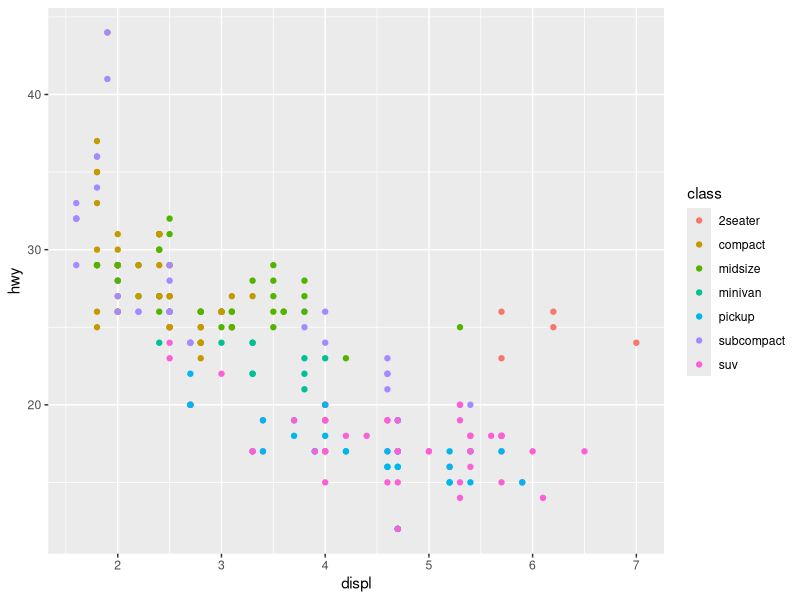
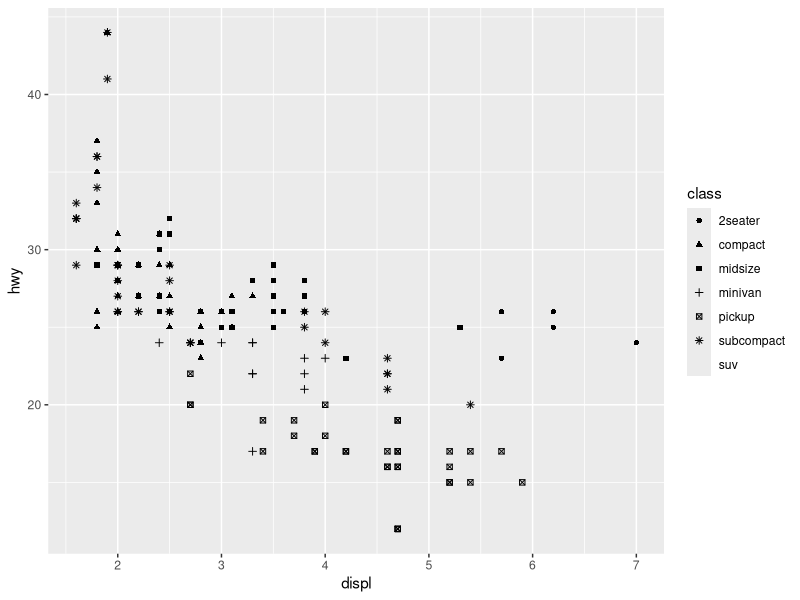
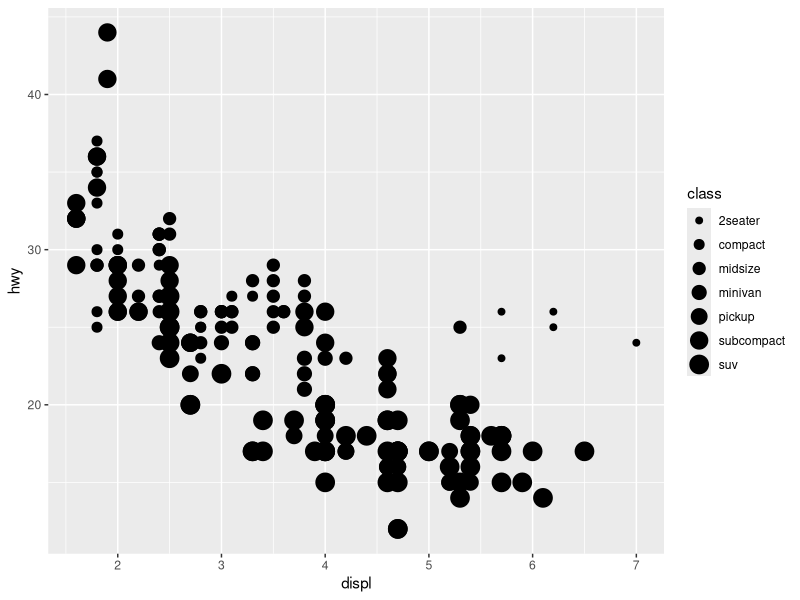
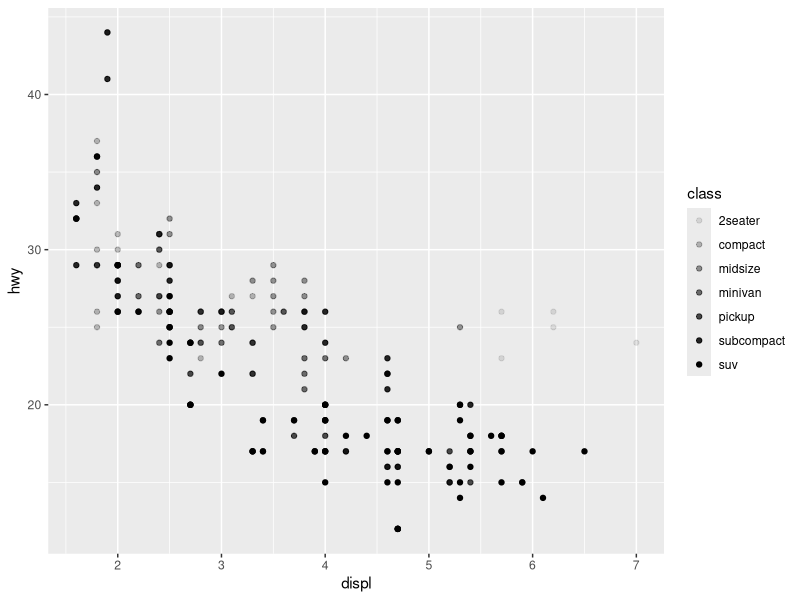
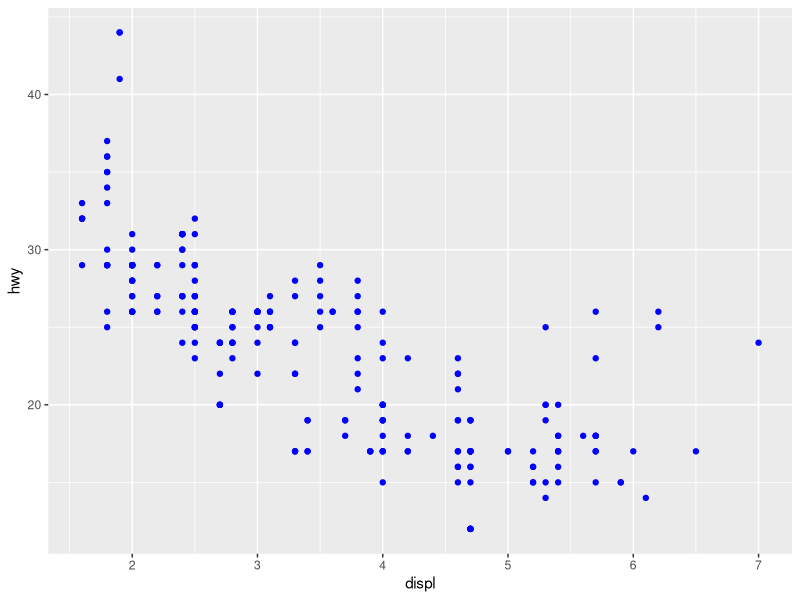
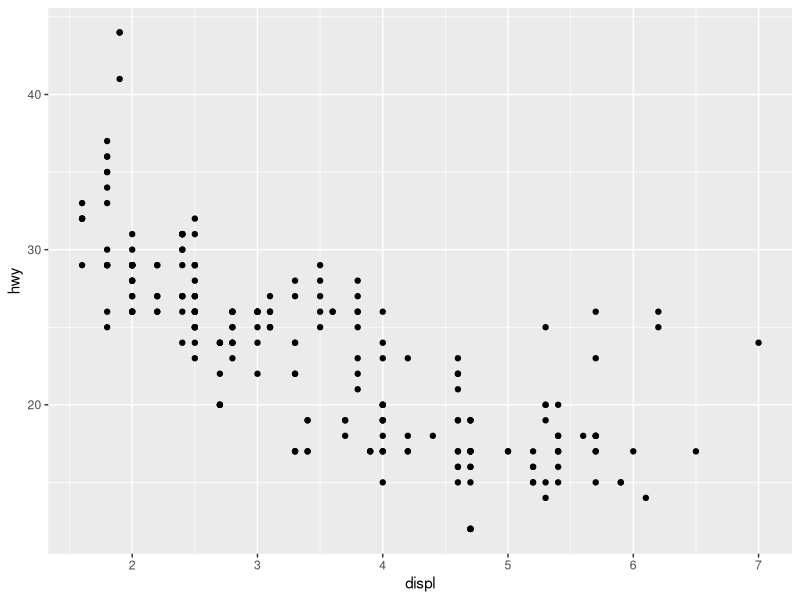
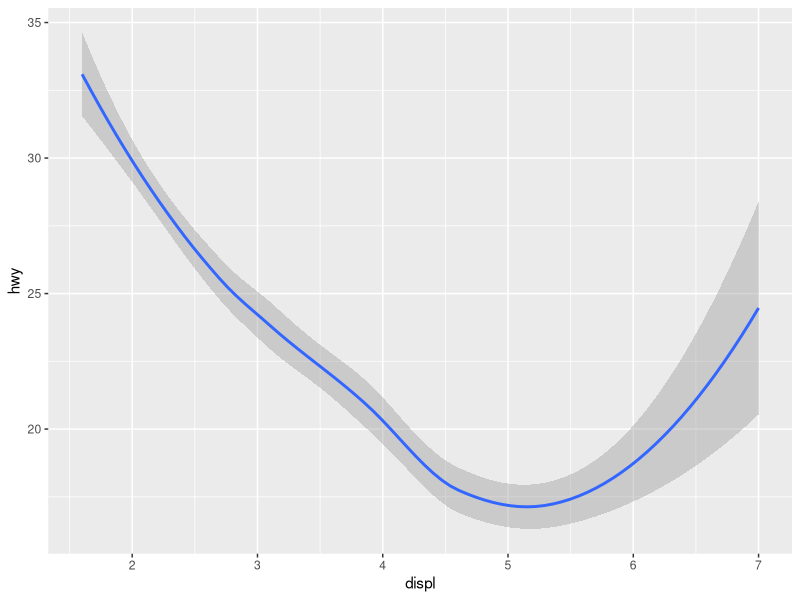
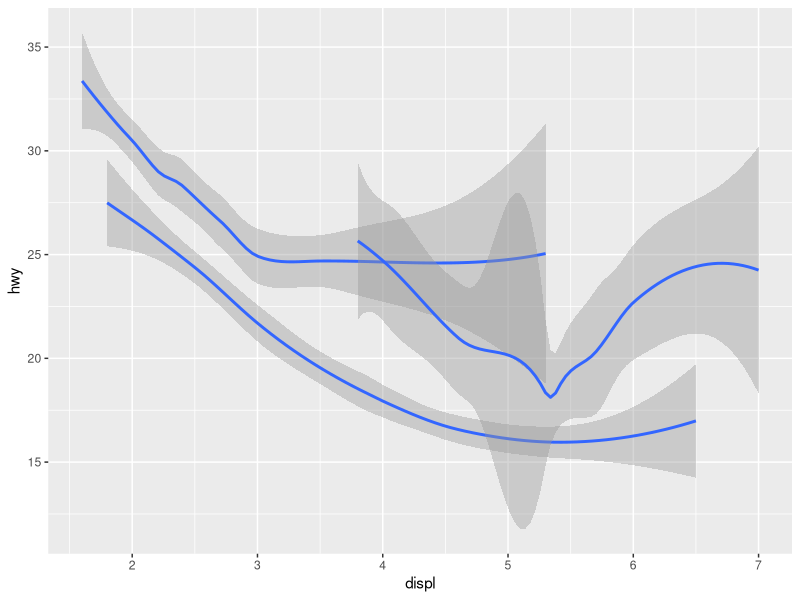

Write the R code that produced these figures, in order.
## ---- chunk 1
library(tidyverse)
## ---- chunk 2
mpg
## ---- chunk 3

par(mar = c(4, 4, .1, .1))

# Left
ggplot(mpg, aes(x = displ, y = hwy, color = class))+
geom_point()

# Right
ggplot(mpg, aes(x = displ, y = hwy, shape = class))+
geom_point()
## ---- chunk 4
par(mar = c(4, 4, .1, .1))

# Left
ggplot(mpg, aes(x = displ, y = hwy, size = class))+
geom_point()

# Right
ggplot(mpg, aes(x = displ, y = hwy, alpha = class))+
geom_point()
## ---- chunk 5
ggplot(mpg, aes(x = displ, y = hwy)) + 
  geom_point(color = "blue")
## ---- chunk 6

par(mar = c(4, 4, .1, .1))

# Left
ggplot(mpg, aes(x = displ, y = hwy)) + 
  geom_point()

# Right
ggplot(mpg, aes(x = displ, y = hwy)) + 
  geom_smooth()
## ---- chunk 7

par(mar = c(4, 4, .1, .1))

# Left
ggplot(mpg, aes(x = displ, y = hwy, shape = drv))+
geom_smooth()

# Right
ggplot(mpg, aes(x = displ, y = hwy, linetype = drv))+ 
geom_smooth()
## ---- chunk 8

par(mar = c(4, 4, .1, .1))

ggplot(mpg, aes(x = displ, y = hwy)) +
  geom_smooth()
              
ggplot(mpg, aes(x = displ, y = hwy)) +
  geom_smooth(aes(group = drv))
    
ggplot(mpg, aes(x = displ, y = hwy)) +
  geom_smooth(aes(color = drv), show.legend = FALSE)+geom_smooth()
## ---- chunk 9
ggplot(mpg, aes(x = displ, y = hwy)) + 
  geom_point() + 
  geom_point(
    data = mpg |> filter(class == "2seater"), 
    color = "red"
  ) +
  geom_point(
    data = mpg |> filter(class == "2seater"), 
    shape = "circle open", size = 3, color = "red"
  )
## ---- chunk 10

par(mar = c(4, 4, .1, .1))

# Left
ggplot(mpg, aes(x = hwy)) +
  geom_histogram(binwidth = 2)

# Middle
ggplot(mpg, aes(x = hwy)) +
  geom_density()

# Right
ggplot(mpg, aes(x = hwy)) +
  geom_boxplot()
## ---- chunk 11

par(mar = c(4, 4, .1, .1))

# Left
ggplot(mpg, aes(x = displ, y = hwy)) + 
  geom_point() + 
  facet_wrap(~cyl)


# Right
ggplot(mpg, aes(x = displ, y = hwy)) + 
  geom_point() + 
  facet_grid(drv ~ cyl)
## ---- chunk 12
ggplot(diamonds, aes(x = cut)) + 
  geom_bar()
## ---- chunk 13
ggplot(diamonds, aes(x = cut, y = after_stat(prop), group = 1))+ 
geom_bar()
## ---- chunk 14
ggplot(diamonds) + 
  stat_summary(
    aes(x = cut, y = depth),
    fun.min = min,
    fun.max = max,
    fun = median
  )
## ---- chunk 15

par(mar = c(4, 4, .1, .1))

ggplot(diamonds, aes(x = cut, color = cut)) + 
  geom_bar()

ggplot(diamonds, aes(x = cut, fill = cut)) + 
  geom_bar()
## ---- chunk 16
ggplot(diamonds, aes(x = cut, fill = clarity)) + 
  geom_bar()
## ---- chunk 17

par(mar = c(4, 4, .1, .1))

ggplot(diamonds, aes(x = cut, fill = clarity))+ 
geom_bar(alpha = 1/5, position = "identity")

ggplot(diamonds, aes(x = cut, color = clarity))+ 
geom_bar(fill = NA, position = "identity")
## ---- chunk 18
ggplot(mpg, aes(x = displ, y = hwy)) + 
  geom_point(position = "jitter")
## ---- chunk 19

par(mar = c(4, 4, .1, .1))

nz <- map_data("nz")

ggplot(nz, aes(x = long, y = lat, group = group)) +
  geom_polygon(fill = "white", color = "black")

ggplot(nz, aes(x = long, y = lat, group = group)) +
  geom_polygon(fill = "white", color = "black") +
  coord_quickmap()
## ---- chunk 20

par(mar = c(4, 4, .1, .1))

bar <- ggplot(data = diamonds) + 
  geom_bar(
    mapping = aes(x = cut, fill = cut), 
    show.legend = FALSE,
    width = 1
  ) + 
  theme(aspect.ratio = 1) +
  labs(x = NULL, y = NULL)

bar + coord_flip()
bar + coord_polar()
